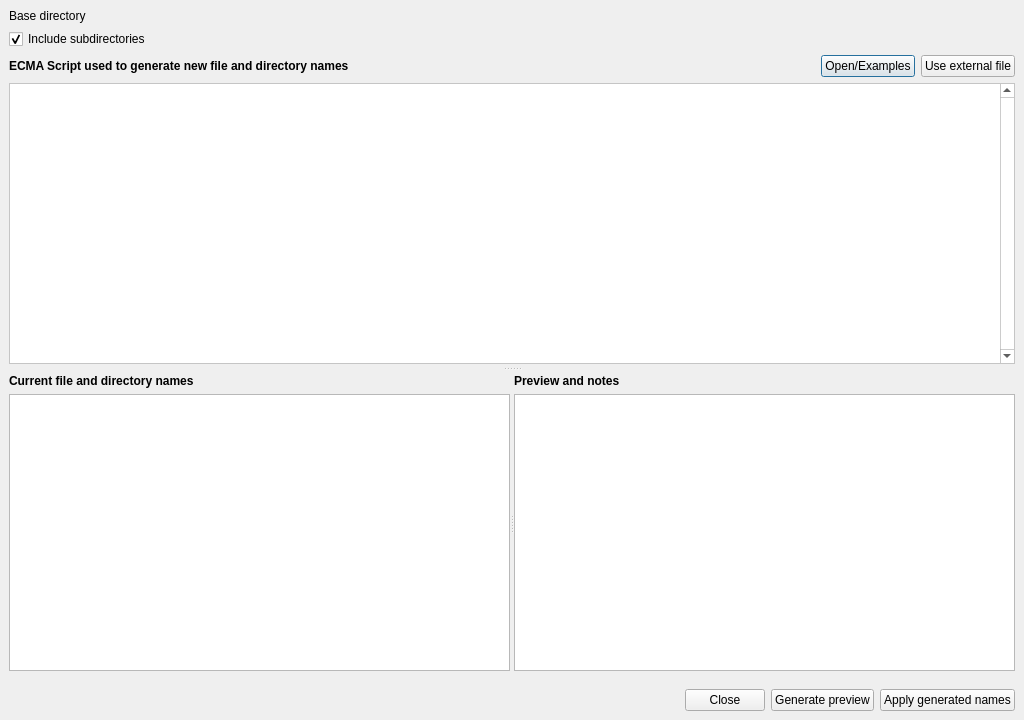
<?xml version="1.0" encoding="UTF-8"?>
<ui version="4.0">
 <class>QtGui::RenameFilesDialog</class>
 <widget class="QDialog" name="QtGui::RenameFilesDialog">
  <property name="geometry">
   <rect>
    <x>0</x>
    <y>0</y>
    <width>1024</width>
    <height>720</height>
   </rect>
  </property>
  <property name="windowTitle">
   <string>Rename files and directories</string>
  </property>
  <property name="windowIcon">
   <iconset resource="../resources/icons.qrc">
    <normaloff>:/tageditor/icons/hicolor/16x16/apps/tageditor.png</normaloff>:/tageditor/icons/hicolor/16x16/apps/tageditor.png</iconset>
  </property>
  <layout class="QVBoxLayout" name="verticalLayout">
   <property name="spacing">
    <number>0</number>
   </property>
   <property name="leftMargin">
    <number>0</number>
   </property>
   <property name="topMargin">
    <number>0</number>
   </property>
   <property name="rightMargin">
    <number>0</number>
   </property>
   <property name="bottomMargin">
    <number>0</number>
   </property>
   <item>
    <widget class="QWidget" name="mainWidget" native="true">
     <layout class="QVBoxLayout" name="verticalLayout_5">
      <item>
       <layout class="QHBoxLayout" name="horizontalLayout">
        <item>
         <widget class="QLabel" name="directoryLabel">
          <property name="text">
           <string>Base directory</string>
          </property>
         </widget>
        </item>
        <item>
         <widget class="QtUtilities::PathSelection" name="directoryWidget" native="true"/>
        </item>
       </layout>
      </item>
      <item>
       <widget class="QCheckBox" name="includeSubdirsCheckBox">
        <property name="text">
         <string>Include subdirectories</string>
        </property>
        <property name="checked">
         <bool>true</bool>
        </property>
       </widget>
      </item>
      <item>
       <widget class="QSplitter" name="scriptSplitter">
        <property name="orientation">
         <enum>Qt::Vertical</enum>
        </property>
        <property name="handleWidth">
         <number>10</number>
        </property>
        <widget class="QWidget" name="layoutWidget">
         <layout class="QVBoxLayout" name="verticalLayout_4">
          <item>
           <layout class="QHBoxLayout" name="horizontalLayout_3">
            <item>
             <widget class="QLabel" name="scriptLabel">
              <property name="styleSheet">
               <string notr="true">font-weight: bold;</string>
              </property>
              <property name="text">
               <string>ECMA Script used to generate new file and directory names</string>
              </property>
             </widget>
            </item>
            <item>
             <spacer name="horizontalSpacer_2">
              <property name="orientation">
               <enum>Qt::Horizontal</enum>
              </property>
              <property name="sizeHint" stdset="0">
               <size>
                <width>40</width>
                <height>20</height>
               </size>
              </property>
             </spacer>
            </item>
            <item>
             <widget class="QPushButton" name="pasteScriptPushButton">
              <property name="text">
               <string>Open/Examples</string>
              </property>
              <property name="icon">
               <iconset theme="edit-paste">
                <normaloff>.</normaloff>.</iconset>
              </property>
             </widget>
            </item>
            <item>
             <widget class="QPushButton" name="toggleScriptSourcePushButton">
              <property name="text">
               <string>Use external file</string>
              </property>
              <property name="icon">
               <iconset theme="document-open">
                <normaloff>.</normaloff>.</iconset>
              </property>
             </widget>
            </item>
           </layout>
          </item>
          <item>
           <widget class="QStackedWidget" name="sourceFileStackedWidget">
            <property name="autoFillBackground">
             <bool>true</bool>
            </property>
            <widget class="QWidget" name="scriptEditorPage">
             <layout class="QVBoxLayout" name="verticalLayout_6">
              <property name="spacing">
               <number>0</number>
              </property>
              <property name="leftMargin">
               <number>0</number>
              </property>
              <property name="topMargin">
               <number>0</number>
              </property>
              <property name="rightMargin">
               <number>0</number>
              </property>
              <property name="bottomMargin">
               <number>0</number>
              </property>
              <item>
               <widget class="CodeEdit" name="javaScriptPlainTextEdit">
                <property name="palette">
                 <palette>
                  <active>
                   <colorrole role="WindowText">
                    <brush brushstyle="SolidPattern">
                     <color alpha="255">
                      <red>0</red>
                      <green>0</green>
                      <blue>0</blue>
                     </color>
                    </brush>
                   </colorrole>
                   <colorrole role="Button">
                    <brush brushstyle="SolidPattern">
                     <color alpha="255">
                      <red>255</red>
                      <green>255</green>
                      <blue>255</blue>
                     </color>
                    </brush>
                   </colorrole>
                   <colorrole role="Light">
                    <brush brushstyle="SolidPattern">
                     <color alpha="255">
                      <red>255</red>
                      <green>255</green>
                      <blue>255</blue>
                     </color>
                    </brush>
                   </colorrole>
                   <colorrole role="Midlight">
                    <brush brushstyle="SolidPattern">
                     <color alpha="255">
                      <red>255</red>
                      <green>255</green>
                      <blue>255</blue>
                     </color>
                    </brush>
                   </colorrole>
                   <colorrole role="Dark">
                    <brush brushstyle="SolidPattern">
                     <color alpha="255">
                      <red>127</red>
                      <green>127</green>
                      <blue>127</blue>
                     </color>
                    </brush>
                   </colorrole>
                   <colorrole role="Mid">
                    <brush brushstyle="SolidPattern">
                     <color alpha="255">
                      <red>170</red>
                      <green>170</green>
                      <blue>170</blue>
                     </color>
                    </brush>
                   </colorrole>
                   <colorrole role="Text">
                    <brush brushstyle="SolidPattern">
                     <color alpha="255">
                      <red>0</red>
                      <green>0</green>
                      <blue>0</blue>
                     </color>
                    </brush>
                   </colorrole>
                   <colorrole role="BrightText">
                    <brush brushstyle="SolidPattern">
                     <color alpha="255">
                      <red>255</red>
                      <green>255</green>
                      <blue>255</blue>
                     </color>
                    </brush>
                   </colorrole>
                   <colorrole role="ButtonText">
                    <brush brushstyle="SolidPattern">
                     <color alpha="255">
                      <red>0</red>
                      <green>0</green>
                      <blue>0</blue>
                     </color>
                    </brush>
                   </colorrole>
                   <colorrole role="Base">
                    <brush brushstyle="SolidPattern">
                     <color alpha="255">
                      <red>255</red>
                      <green>255</green>
                      <blue>255</blue>
                     </color>
                    </brush>
                   </colorrole>
                   <colorrole role="Window">
                    <brush brushstyle="SolidPattern">
                     <color alpha="255">
                      <red>255</red>
                      <green>255</green>
                      <blue>255</blue>
                     </color>
                    </brush>
                   </colorrole>
                   <colorrole role="Shadow">
                    <brush brushstyle="SolidPattern">
                     <color alpha="255">
                      <red>0</red>
                      <green>0</green>
                      <blue>0</blue>
                     </color>
                    </brush>
                   </colorrole>
                   <colorrole role="AlternateBase">
                    <brush brushstyle="SolidPattern">
                     <color alpha="255">
                      <red>255</red>
                      <green>255</green>
                      <blue>255</blue>
                     </color>
                    </brush>
                   </colorrole>
                   <colorrole role="ToolTipBase">
                    <brush brushstyle="SolidPattern">
                     <color alpha="255">
                      <red>255</red>
                      <green>255</green>
                      <blue>220</blue>
                     </color>
                    </brush>
                   </colorrole>
                   <colorrole role="ToolTipText">
                    <brush brushstyle="SolidPattern">
                     <color alpha="255">
                      <red>0</red>
                      <green>0</green>
                      <blue>0</blue>
                     </color>
                    </brush>
                   </colorrole>
                  </active>
                  <inactive>
                   <colorrole role="WindowText">
                    <brush brushstyle="SolidPattern">
                     <color alpha="255">
                      <red>0</red>
                      <green>0</green>
                      <blue>0</blue>
                     </color>
                    </brush>
                   </colorrole>
                   <colorrole role="Button">
                    <brush brushstyle="SolidPattern">
                     <color alpha="255">
                      <red>255</red>
                      <green>255</green>
                      <blue>255</blue>
                     </color>
                    </brush>
                   </colorrole>
                   <colorrole role="Light">
                    <brush brushstyle="SolidPattern">
                     <color alpha="255">
                      <red>255</red>
                      <green>255</green>
                      <blue>255</blue>
                     </color>
                    </brush>
                   </colorrole>
                   <colorrole role="Midlight">
                    <brush brushstyle="SolidPattern">
                     <color alpha="255">
                      <red>255</red>
                      <green>255</green>
                      <blue>255</blue>
                     </color>
                    </brush>
                   </colorrole>
                   <colorrole role="Dark">
                    <brush brushstyle="SolidPattern">
                     <color alpha="255">
                      <red>127</red>
                      <green>127</green>
                      <blue>127</blue>
                     </color>
                    </brush>
                   </colorrole>
                   <colorrole role="Mid">
                    <brush brushstyle="SolidPattern">
                     <color alpha="255">
                      <red>170</red>
                      <green>170</green>
                      <blue>170</blue>
                     </color>
                    </brush>
                   </colorrole>
                   <colorrole role="Text">
                    <brush brushstyle="SolidPattern">
                     <color alpha="255">
                      <red>0</red>
                      <green>0</green>
                      <blue>0</blue>
                     </color>
                    </brush>
                   </colorrole>
                   <colorrole role="BrightText">
                    <brush brushstyle="SolidPattern">
                     <color alpha="255">
                      <red>255</red>
                      <green>255</green>
                      <blue>255</blue>
                     </color>
                    </brush>
                   </colorrole>
                   <colorrole role="ButtonText">
                    <brush brushstyle="SolidPattern">
                     <color alpha="255">
                      <red>0</red>
                      <green>0</green>
                      <blue>0</blue>
                     </color>
                    </brush>
                   </colorrole>
                   <colorrole role="Base">
                    <brush brushstyle="SolidPattern">
                     <color alpha="255">
                      <red>255</red>
                      <green>255</green>
                      <blue>255</blue>
                     </color>
                    </brush>
                   </colorrole>
                   <colorrole role="Window">
                    <brush brushstyle="SolidPattern">
                     <color alpha="255">
                      <red>255</red>
                      <green>255</green>
                      <blue>255</blue>
                     </color>
                    </brush>
                   </colorrole>
                   <colorrole role="Shadow">
                    <brush brushstyle="SolidPattern">
                     <color alpha="255">
                      <red>0</red>
                      <green>0</green>
                      <blue>0</blue>
                     </color>
                    </brush>
                   </colorrole>
                   <colorrole role="AlternateBase">
                    <brush brushstyle="SolidPattern">
                     <color alpha="255">
                      <red>255</red>
                      <green>255</green>
                      <blue>255</blue>
                     </color>
                    </brush>
                   </colorrole>
                   <colorrole role="ToolTipBase">
                    <brush brushstyle="SolidPattern">
                     <color alpha="255">
                      <red>255</red>
                      <green>255</green>
                      <blue>220</blue>
                     </color>
                    </brush>
                   </colorrole>
                   <colorrole role="ToolTipText">
                    <brush brushstyle="SolidPattern">
                     <color alpha="255">
                      <red>0</red>
                      <green>0</green>
                      <blue>0</blue>
                     </color>
                    </brush>
                   </colorrole>
                  </inactive>
                  <disabled>
                   <colorrole role="WindowText">
                    <brush brushstyle="SolidPattern">
                     <color alpha="255">
                      <red>127</red>
                      <green>127</green>
                      <blue>127</blue>
                     </color>
                    </brush>
                   </colorrole>
                   <colorrole role="Button">
                    <brush brushstyle="SolidPattern">
                     <color alpha="255">
                      <red>255</red>
                      <green>255</green>
                      <blue>255</blue>
                     </color>
                    </brush>
                   </colorrole>
                   <colorrole role="Light">
                    <brush brushstyle="SolidPattern">
                     <color alpha="255">
                      <red>255</red>
                      <green>255</green>
                      <blue>255</blue>
                     </color>
                    </brush>
                   </colorrole>
                   <colorrole role="Midlight">
                    <brush brushstyle="SolidPattern">
                     <color alpha="255">
                      <red>255</red>
                      <green>255</green>
                      <blue>255</blue>
                     </color>
                    </brush>
                   </colorrole>
                   <colorrole role="Dark">
                    <brush brushstyle="SolidPattern">
                     <color alpha="255">
                      <red>127</red>
                      <green>127</green>
                      <blue>127</blue>
                     </color>
                    </brush>
                   </colorrole>
                   <colorrole role="Mid">
                    <brush brushstyle="SolidPattern">
                     <color alpha="255">
                      <red>170</red>
                      <green>170</green>
                      <blue>170</blue>
                     </color>
                    </brush>
                   </colorrole>
                   <colorrole role="Text">
                    <brush brushstyle="SolidPattern">
                     <color alpha="255">
                      <red>127</red>
                      <green>127</green>
                      <blue>127</blue>
                     </color>
                    </brush>
                   </colorrole>
                   <colorrole role="BrightText">
                    <brush brushstyle="SolidPattern">
                     <color alpha="255">
                      <red>255</red>
                      <green>255</green>
                      <blue>255</blue>
                     </color>
                    </brush>
                   </colorrole>
                   <colorrole role="ButtonText">
                    <brush brushstyle="SolidPattern">
                     <color alpha="255">
                      <red>127</red>
                      <green>127</green>
                      <blue>127</blue>
                     </color>
                    </brush>
                   </colorrole>
                   <colorrole role="Base">
                    <brush brushstyle="SolidPattern">
                     <color alpha="255">
                      <red>255</red>
                      <green>255</green>
                      <blue>255</blue>
                     </color>
                    </brush>
                   </colorrole>
                   <colorrole role="Window">
                    <brush brushstyle="SolidPattern">
                     <color alpha="255">
                      <red>255</red>
                      <green>255</green>
                      <blue>255</blue>
                     </color>
                    </brush>
                   </colorrole>
                   <colorrole role="Shadow">
                    <brush brushstyle="SolidPattern">
                     <color alpha="255">
                      <red>0</red>
                      <green>0</green>
                      <blue>0</blue>
                     </color>
                    </brush>
                   </colorrole>
                   <colorrole role="AlternateBase">
                    <brush brushstyle="SolidPattern">
                     <color alpha="255">
                      <red>255</red>
                      <green>255</green>
                      <blue>255</blue>
                     </color>
                    </brush>
                   </colorrole>
                   <colorrole role="ToolTipBase">
                    <brush brushstyle="SolidPattern">
                     <color alpha="255">
                      <red>255</red>
                      <green>255</green>
                      <blue>220</blue>
                     </color>
                    </brush>
                   </colorrole>
                   <colorrole role="ToolTipText">
                    <brush brushstyle="SolidPattern">
                     <color alpha="255">
                      <red>0</red>
                      <green>0</green>
                      <blue>0</blue>
                     </color>
                    </brush>
                   </colorrole>
                  </disabled>
                 </palette>
                </property>
                <property name="verticalScrollBarPolicy">
                 <enum>Qt::ScrollBarAlwaysOn</enum>
                </property>
                <property name="lineWrapMode">
                 <enum>QPlainTextEdit::NoWrap</enum>
                </property>
                <property name="plainText">
                 <string/>
                </property>
               </widget>
              </item>
             </layout>
            </widget>
            <widget class="QWidget" name="externalScriptPage">
             <layout class="QVBoxLayout" name="verticalLayout_7">
              <item>
               <layout class="QHBoxLayout" name="horizontalLayout_4">
                <item>
                 <widget class="PathLineEdit" name="scriptFilePathLineEdit">
                  <property name="placeholderText">
                   <string>Select a script file</string>
                  </property>
                 </widget>
                </item>
                <item>
                 <widget class="QPushButton" name="selectScriptFilePushButton">
                  <property name="text">
                   <string>Select</string>
                  </property>
                 </widget>
                </item>
               </layout>
              </item>
              <item>
               <spacer name="verticalSpacer">
                <property name="orientation">
                 <enum>Qt::Vertical</enum>
                </property>
                <property name="sizeHint" stdset="0">
                 <size>
                  <width>20</width>
                  <height>130</height>
                 </size>
                </property>
               </spacer>
              </item>
             </layout>
            </widget>
           </widget>
          </item>
         </layout>
        </widget>
        <widget class="QSplitter" name="treeviewSplitter">
         <property name="orientation">
          <enum>Qt::Horizontal</enum>
         </property>
         <widget class="QWidget" name="layoutWidget_1">
          <layout class="QVBoxLayout" name="verticalLayout_2">
           <item>
            <widget class="QLabel" name="currentLabel">
             <property name="styleSheet">
              <string notr="true">font-weight: bold;</string>
             </property>
             <property name="text">
              <string>Current file and directory names</string>
             </property>
            </widget>
           </item>
           <item>
            <widget class="QTreeView" name="currentTreeView">
             <property name="contextMenuPolicy">
              <enum>Qt::CustomContextMenu</enum>
             </property>
             <property name="selectionMode">
              <enum>QAbstractItemView::ExtendedSelection</enum>
             </property>
            </widget>
           </item>
          </layout>
         </widget>
         <widget class="QWidget" name="layoutWidget_2">
          <layout class="QVBoxLayout" name="verticalLayout_3">
           <item>
            <widget class="QLabel" name="previewLabel">
             <property name="styleSheet">
              <string notr="true">font-weight: bold;</string>
             </property>
             <property name="text">
              <string>Preview and notes</string>
             </property>
            </widget>
           </item>
           <item>
            <widget class="QTreeView" name="previewTreeView">
             <property name="contextMenuPolicy">
              <enum>Qt::CustomContextMenu</enum>
             </property>
             <property name="selectionMode">
              <enum>QAbstractItemView::ExtendedSelection</enum>
             </property>
            </widget>
           </item>
          </layout>
         </widget>
        </widget>
       </widget>
      </item>
     </layout>
     <zorder>scriptSplitter</zorder>
     <zorder>includeSubdirsCheckBox</zorder>
    </widget>
   </item>
   <item>
    <widget class="QWidget" name="bottomWidget" native="true">
     <layout class="QHBoxLayout" name="horizontalLayout_2">
      <item>
       <widget class="NotificationLabel" name="notificationLabel" native="true">
        <property name="sizePolicy">
         <sizepolicy hsizetype="MinimumExpanding" vsizetype="Preferred">
          <horstretch>0</horstretch>
          <verstretch>0</verstretch>
         </sizepolicy>
        </property>
       </widget>
      </item>
      <item>
       <spacer name="horizontalSpacer">
        <property name="orientation">
         <enum>Qt::Horizontal</enum>
        </property>
        <property name="sizeHint" stdset="0">
         <size>
          <width>40</width>
          <height>20</height>
         </size>
        </property>
       </spacer>
      </item>
      <item>
       <widget class="QPushButton" name="abortClosePushButton">
        <property name="toolTip">
         <string>Closes the window or aborts the currently running process</string>
        </property>
        <property name="text">
         <string>Close</string>
        </property>
       </widget>
      </item>
      <item>
       <widget class="QPushButton" name="generatePreviewPushButton">
        <property name="toolTip">
         <string>Generates new file and directory names using the entered script</string>
        </property>
        <property name="text">
         <string>Generate preview</string>
        </property>
       </widget>
      </item>
      <item>
       <widget class="QPushButton" name="applyChangingsPushButton">
        <property name="toolTip">
         <string>Applies previously generated file and directory names</string>
        </property>
        <property name="text">
         <string>Apply generated names</string>
        </property>
       </widget>
      </item>
     </layout>
    </widget>
   </item>
  </layout>
 </widget>
 <customwidgets>
  <customwidget>
   <class>PathLineEdit</class>
   <extends>QLineEdit</extends>
   <header>gui/pathlineedit.h</header>
  </customwidget>
  <customwidget>
   <class>NotificationLabel</class>
   <extends>QWidget</extends>
   <header>gui/notificationlabel.h</header>
   <container>1</container>
  </customwidget>
  <customwidget>
   <class>CodeEdit</class>
   <extends>QPlainTextEdit</extends>
   <header>gui/codeedit.h</header>
  </customwidget>
  <customwidget>
   <class>QtUtilities::PathSelection</class>
   <extends>QWidget</extends>
   <header location="global">qtutilities/widgets/pathselection.h</header>
   <container>1</container>
  </customwidget>
 </customwidgets>
 <resources>
  <include location="../resources/icons.qrc"/>
 </resources>
 <connections/>
</ui>
